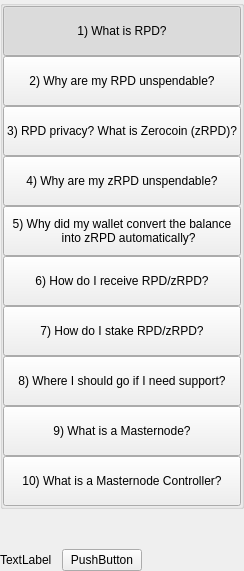
         <widget class="QWidget" name="left" native="true">
          <layout class="QVBoxLayout" name="verticalLayout_3">
           <property name="leftMargin">
            <number>0</number>
           </property>
           <property name="topMargin">
            <number>0</number>
           </property>
           <property name="rightMargin">
            <number>0</number>
           </property>
           <property name="bottomMargin">
            <number>0</number>
           </property>
           <item>
            <layout class="QVBoxLayout" name="verticalLayout_2">
             <property name="spacing">
              <number>0</number>
             </property>
             <item>
              <widget class="QWidget" name="containerButtons" native="true">
               <layout class="QVBoxLayout" name="verticalLayout">
                <property name="spacing">
                 <number>0</number>
                </property>
                <property name="leftMargin">
                 <number>0</number>
                </property>
                <property name="topMargin">
                 <number>0</number>
                </property>
                <property name="rightMargin">
                 <number>0</number>
                </property>
                <property name="bottomMargin">
                 <number>0</number>
                </property>
                <item>
                 <widget class="QGroupBox" name="groupBox">
                  <property name="title">
                   <string/>
                  </property>
                  <layout class="QVBoxLayout" name="verticalLayout_9">
                   <property name="spacing">
                    <number>0</number>
                   </property>
                   <property name="leftMargin">
                    <number>0</number>
                   </property>
                   <property name="topMargin">
                    <number>0</number>
                   </property>
                   <property name="rightMargin">
                    <number>0</number>
                   </property>
                   <property name="bottomMargin">
                    <number>0</number>
                   </property>
                   <item>
                    <widget class="QPushButton" name="pushButtonFaq1">
                     <property name="minimumSize">
                      <size>
                       <width>0</width>
                       <height>50</height>
                      </size>
                     </property>
                     <property name="maximumSize">
                      <size>
                       <width>16777215</width>
                       <height>50</height>
                      </size>
                     </property>
                     <property name="focusPolicy">
                      <enum>Qt::NoFocus</enum>
                     </property>
                     <property name="text">
                      <string>1) What is RPD?</string>
                     </property>
                     <property name="checkable">
                      <bool>true</bool>
                     </property>
                     <property name="checked">
                      <bool>true</bool>
                     </property>
                     <property name="autoExclusive">
                      <bool>true</bool>
                     </property>
                    </widget>
                   </item>
                   <item>
                    <widget class="QPushButton" name="pushButtonFaq2">
                     <property name="minimumSize">
                      <size>
                       <width>0</width>
                       <height>50</height>
                      </size>
                     </property>
                     <property name="maximumSize">
                      <size>
                       <width>16777215</width>
                       <height>50</height>
                      </size>
                     </property>
                     <property name="focusPolicy">
                      <enum>Qt::NoFocus</enum>
                     </property>
                     <property name="text">
                      <string>2) Why are my RPD unspendable?</string>
                     </property>
                     <property name="checkable">
                      <bool>true</bool>
                     </property>
                     <property name="autoExclusive">
                      <bool>true</bool>
                     </property>
                    </widget>
                   </item>
                   <item>
                    <widget class="QPushButton" name="pushButtonFaq3">
                     <property name="minimumSize">
                      <size>
                       <width>0</width>
                       <height>50</height>
                      </size>
                     </property>
                     <property name="maximumSize">
                      <size>
                       <width>16777215</width>
                       <height>16777215</height>
                      </size>
                     </property>
                     <property name="focusPolicy">
                      <enum>Qt::NoFocus</enum>
                     </property>
                     <property name="text">
                      <string>3) RPD privacy? What is Zerocoin (zRPD)?</string>
                     </property>
                     <property name="checkable">
                      <bool>true</bool>
                     </property>
                     <property name="autoExclusive">
                      <bool>true</bool>
                     </property>
                    </widget>
                   </item>
                   <item>
                    <widget class="QPushButton" name="pushButtonFaq4">
                     <property name="minimumSize">
                      <size>
                       <width>0</width>
                       <height>50</height>
                      </size>
                     </property>
                     <property name="maximumSize">
                      <size>
                       <width>16777215</width>
                       <height>16777215</height>
                      </size>
                     </property>
                     <property name="focusPolicy">
                      <enum>Qt::NoFocus</enum>
                     </property>
                     <property name="text">
                      <string>4) Why are my zRPD unspendable?</string>
                     </property>
                     <property name="checkable">
                      <bool>true</bool>
                     </property>
                     <property name="autoExclusive">
                      <bool>true</bool>
                     </property>
                    </widget>
                   </item>
                   <item>
                    <widget class="QPushButton" name="pushButtonFaq5">
                     <property name="minimumSize">
                      <size>
                       <width>0</width>
                       <height>50</height>
                      </size>
                     </property>
                     <property name="focusPolicy">
                      <enum>Qt::NoFocus</enum>
                     </property>
                     <property name="text">
                      <string>5) Why did my wallet convert the balance
    into zRPD automatically?</string>
                     </property>
                     <property name="checkable">
                      <bool>true</bool>
                     </property>
                     <property name="autoExclusive">
                      <bool>true</bool>
                     </property>
                    </widget>
                   </item>
                   <item>
                    <widget class="QPushButton" name="pushButtonFaq6">
                     <property name="minimumSize">
                      <size>
                       <width>0</width>
                       <height>50</height>
                      </size>
                     </property>
                     <property name="focusPolicy">
                      <enum>Qt::NoFocus</enum>
                     </property>
                     <property name="text">
                      <string>6) How do I receive RPD/zRPD?</string>
                     </property>
                     <property name="checkable">
                      <bool>true</bool>
                     </property>
                     <property name="autoExclusive">
                      <bool>true</bool>
                     </property>
                    </widget>
                   </item>
                   <item>
                    <widget class="QPushButton" name="pushButtonFaq7">
                     <property name="minimumSize">
                      <size>
                       <width>0</width>
                       <height>50</height>
                      </size>
                     </property>
                     <property name="focusPolicy">
                      <enum>Qt::NoFocus</enum>
                     </property>
                     <property name="text">
                      <string>7) How do I stake RPD/zRPD?</string>
                     </property>
                     <property name="checkable">
                      <bool>true</bool>
                     </property>
                     <property name="autoExclusive">
                      <bool>true</bool>
                     </property>
                    </widget>
                   </item>
                   <item>
                    <widget class="QPushButton" name="pushButtonFaq8">
                     <property name="minimumSize">
                      <size>
                       <width>0</width>
                       <height>50</height>
                      </size>
                     </property>
                     <property name="focusPolicy">
                      <enum>Qt::NoFocus</enum>
                     </property>
                     <property name="text">
                      <string>8) Where I should go if I need support?</string>
                     </property>
                     <property name="checkable">
                      <bool>true</bool>
                     </property>
                     <property name="autoExclusive">
                      <bool>true</bool>
                     </property>
                    </widget>
                   </item>
                   <item>
                    <widget class="QPushButton" name="pushButtonFaq9">
                     <property name="minimumSize">
                      <size>
                       <width>0</width>
                       <height>50</height>
                      </size>
                     </property>
                     <property name="focusPolicy">
                      <enum>Qt::NoFocus</enum>
                     </property>
                     <property name="text">
                      <string>9) What is a Masternode?</string>
                     </property>
                     <property name="checkable">
                      <bool>true</bool>
                     </property>
                     <property name="autoExclusive">
                      <bool>true</bool>
                     </property>
                    </widget>
                   </item>
                   <item>
                    <widget class="QPushButton" name="pushButtonFaq10">
                     <property name="minimumSize">
                      <size>
                       <width>0</width>
                       <height>50</height>
                      </size>
                     </property>
                     <property name="focusPolicy">
                      <enum>Qt::NoFocus</enum>
                     </property>
                     <property name="text">
                      <string>10) What is a Masternode Controller?</string>
                     </property>
                     <property name="checkable">
                      <bool>true</bool>
                     </property>
                     <property name="autoExclusive">
                      <bool>true</bool>
                     </property>
                    </widget>
                   </item>
                  </layout>
                 </widget>
                </item>
               </layout>
              </widget>
             </item>
             <item>
              <spacer name="verticalSpacer">
               <property name="orientation">
                <enum>Qt::Vertical</enum>
               </property>
               <property name="sizeHint" stdset="0">
                <size>
                 <width>20</width>
                 <height>40</height>
                </size>
               </property>
              </spacer>
             </item>
             <item>
              <layout class="QHBoxLayout" name="horizontalLayout_2">
               <item>
                <widget class="QLabel" name="labelWebLink">
                 <property name="text">
                  <string>TextLabel</string>
                 </property>
                </widget>
               </item>
               <item>
                <spacer name="horizontalSpacer_4">
                 <property name="orientation">
                  <enum>Qt::Horizontal</enum>
                 </property>
                 <property name="sizeType">
                  <enum>QSizePolicy::Minimum</enum>
                 </property>
                 <property name="sizeHint" stdset="0">
                  <size>
                   <width>10</width>
                   <height>20</height>
                  </size>
                 </property>
                </spacer>
               </item>
               <item>
                <widget class="QPushButton" name="pushButtonWebLink">
                 <property name="focusPolicy">
                  <enum>Qt::NoFocus</enum>
                 </property>
                 <property name="text">
                  <string>PushButton</string>
                 </property>
                </widget>
               </item>
               <item>
                <spacer name="horizontalSpacer_2">
                 <property name="orientation">
                  <enum>Qt::Horizontal</enum>
                 </property>
                 <property name="sizeHint" stdset="0">
                  <size>
                   <width>40</width>
                   <height>20</height>
                  </size>
                 </property>
                </spacer>
               </item>
              </layout>
             </item>
            </layout>
           </item>
          </layout>
         </widget>
